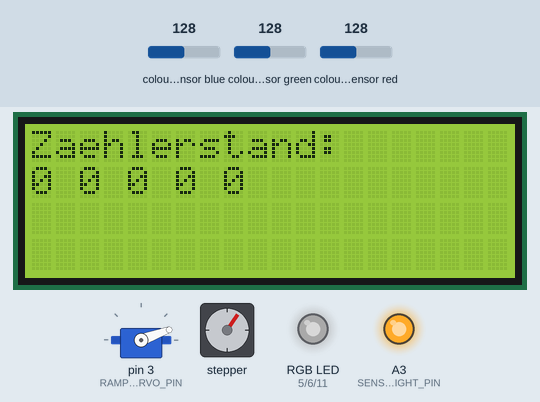
A sketch run on a simulated Arduino Uno, built with avr-gcc and run on an emulated ATmega328P. Shown: 20×4 character LCD, servo, stepper motor, an RGB LED mixed from three pins (HIGH = lit), output pins drawn as LEDs (lit = HIGH). The inputs (shaded band) are chosen by the test bench; at power-on: colour sensor blue 128, colour sensor green 128, colour sensor red 128. Dim RGB values are drawn brighter than linear; stepper angles assume 4096 steps per turn; what the sketch prints to the serial monitor is not drawn.

Above: at 1.4 s.
1.5 s: colour sensor blue set to 5
At 2.99 s:
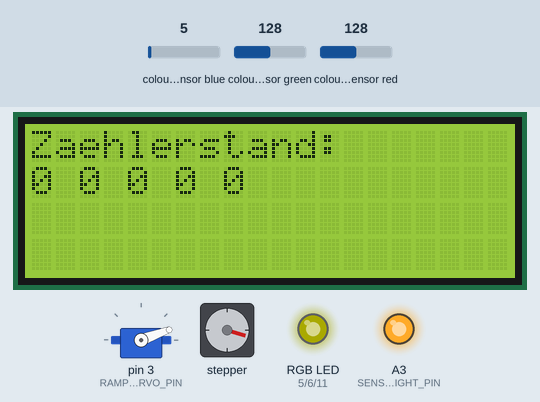
4.0 s: colour sensor green set to 5
At 4.94 s:
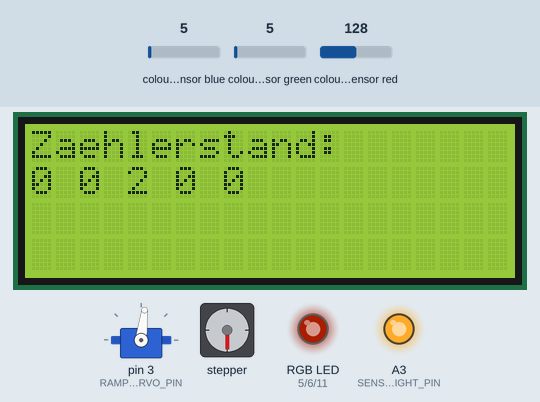
6.9 s: colour sensor red set to 191
At 7.86 s:
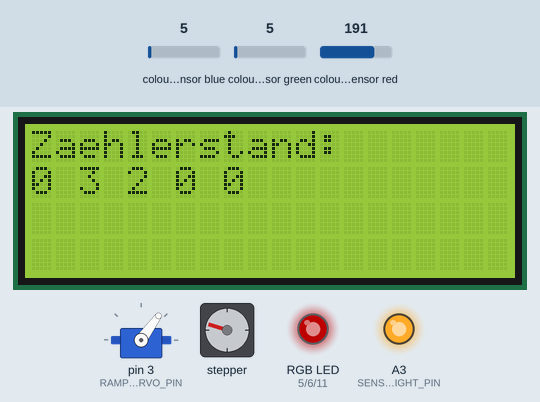
9.5 s: colour sensor blue set to 26
12.1 s: colour sensor blue set to 30
At 13.71 s:
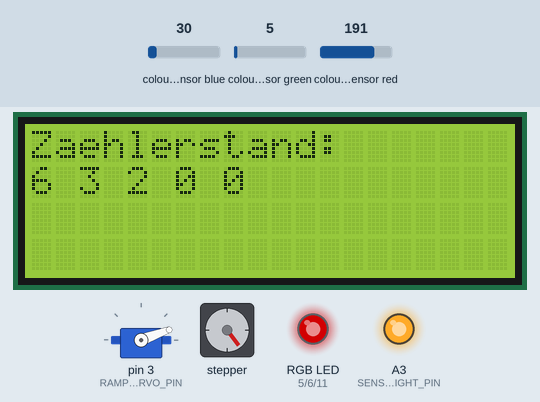
14.7 s: colour sensor green set to 250
At 15.66 s:
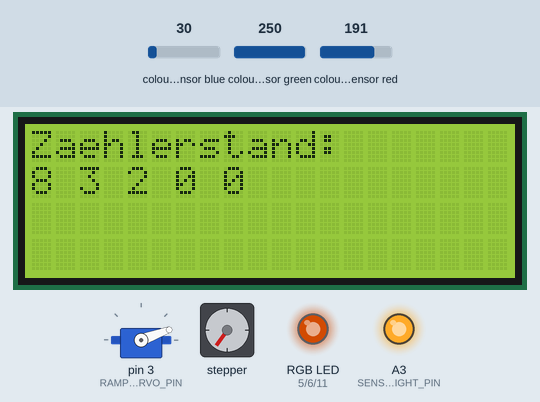
Timing chart, 0 to 20.2 s (numbered marks = the images above; inputs shaded):
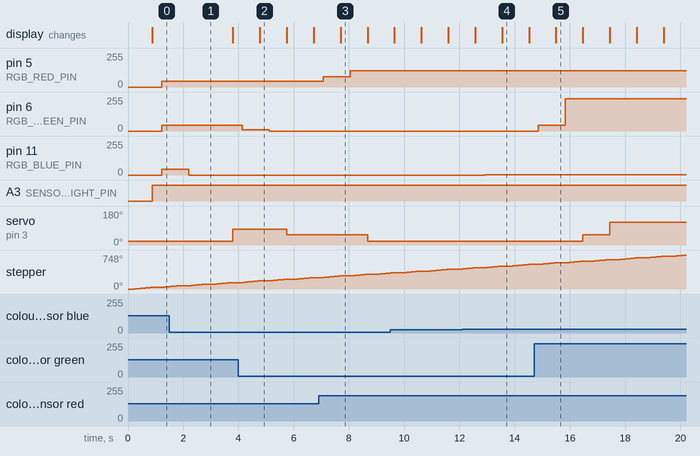

The sketch:

ColorSortingMachine.ino
```cpp
#include "display.h"
#include "transport.h"
#include "rampe.h"
#include "farbsensor.h"

void setup() {
  Serial.begin(115200);

  setupDisplay();
  setupTransport();
  setupRampe();
  setupFarbsensor();
}

void loop() {
  static int farben[2] = { 0 };
  static int zaehler[6] = { 0 };

  dreheScheibe();

  zaehler[farben[0]] ++;
  displayCounter(zaehler);

  stelleRampeAufPosition(farben[0]);

  farben[0] = farben [1];
  farben[1] = leseFarbsensor();

}
```

ColorName.h
```cpp
class ColorName {
  protected:
    String _name;
    byte _id;
    byte _red;
    byte _green;
    byte _blue;

  public:
    ColorName(String name, byte id, byte red, byte green, byte blue){
      _name = name;
      _id = id;
      _red = red;
      _green = green;
      _blue = blue;
    }

    /**
     * @brief Get the red component of the color (0-255)
     *
     * @return byte
     */
    byte getRed(){
      return _red;
    }

    /**
     * @brief Get the green component of the color (0-255)
     *
     * @return byte
     */
    byte getGreen(){
      return _green;
    }

    /**
     * @brief Get the blue component of the color (0-255)
     *
     * @return byte Blue component
     */
    byte getBlue(){
      return _blue;
    }

    /**
     * @brief Get the name of the color
     *
     * @return String The color name
     */
    String getName(){
      return _name;
    }

    byte getId(){
      return _id;
    }

    /**
     * @brief Compute the mean square error between this color and the passed in color
     * See:  https://en.wikipedia.org/wiki/Mean_squared_error
     *
     * @param red
     * @param green
     * @param blue
     * @return long
     */
    long computeMse(byte red, byte green, byte blue) {
      return (long) ((
        (long)(red - _red) * (red - _red) +
        (long)(green - _green) * (green - _green) +
        (long)(blue - _blue) * (blue - _blue)) / 3);
    }

    // gets the closest color from the given red, green, blue values
    static ColorName* getClosestColorName(ColorName colorNames[], unsigned int numColors, byte red, byte green, byte blue){
      //Serial.println((String)"Checking best match for (R, G, B): (" + red + ", " + green + ", " + blue + ")");

      ColorName* _bestMatchColorName = NULL;
      long bestMatchDistance = 65535;
      for(int i = 0; i < numColors; i++){
        ColorName* curColorName = &colorNames[i];
        if(_bestMatchColorName == NULL){
          _bestMatchColorName = &colorNames[0];
        }

        long meanSquareError = curColorName->computeMse(red, green, blue);

        //Serial.println("Match score: " + curColorName->getName() + " with MSE: " + meanSquareError);

        if(meanSquareError < bestMatchDistance){

          _bestMatchColorName = &colorNames[i];
          bestMatchDistance = meanSquareError;
          //Serial.println("New best match: " + _bestMatchColorName->getName() + " with MSE: " + meanSquareError);
        }
      }
      return _bestMatchColorName;
    }
};
```

display.h
```cpp
//YWROBOT
//Compatible with the Arduino IDE 1.0
//Library version:1.1
#include <Wire.h>
#include <LiquidCrystal_I2C.h>

LiquidCrystal_I2C lcd(0x27,20,4);  // set the LCD address to 0x27 for a 16 chars and 2 line display

void setupDisplay()
{
  lcd.init();                      // initialize the lcd
  lcd.init();
  // Print a message to the LCD.
  lcd.backlight();
  lcd.setCursor(0,0);
  lcd.print(" Color Sorting");
  lcd.setCursor(0,1);
  lcd.print("    Machine");
}


void displayCounter(int zaehler[6])
{
  lcd.clear();
  lcd.setCursor(0, 0);
  lcd.print("Zaehlerstand:");
  lcd.setCursor(0, 1);
  lcd.print(zaehler[1], true);
  lcd.print(" ");
  lcd.print(zaehler[2], true);
  lcd.print(" ");
  lcd.print(zaehler[3], true);
  lcd.print(" ");
  lcd.print(zaehler[4], true);
  lcd.print(" ");
  lcd.print(zaehler[5], true);
  lcd.print(" ");

}
```

farbsensor.h
```cpp
#include <Wire.h>
#include <Adafruit_TCS34725.h>
#include "ColorName.h"

#define SENSOR_LIGHT_PIN A3

// Change this to based on whether you are using a common anode or common cathode
// RGB LED. See: https://makeabilitylab.github.io/physcomp/arduino/rgb-led
// If you are working with a common cathode RGB LED, set this to false.
// Note Adafruit sells a common anode design: https://www.adafruit.com/product/159
// but for our courses, we try to purchase common cathodes (as they're more straightforward
// to use).
const boolean COMMON_ANODE = false;
const int DELAY_MS = 200;
const int RGB_RED_PIN = 5;
const int RGB_GREEN_PIN = 6;
const int RGB_BLUE_PIN = 11;
const int MAX_COLOR_VALUE = 255;
const boolean USE_GAMMA_CORRECTION = true;

Adafruit_TCS34725 _colorSensor = Adafruit_TCS34725(TCS34725_INTEGRATIONTIME_50MS, TCS34725_GAIN_4X);

// our RGB -> eye-recognized gamma color
// See: https://learn.adafruit.com/chameleon-scarf/code
byte _gammaTable[256];


// Raw values from https://www.rapidtables.com/web/color/RGB_Color.html
//const int NUM_COLOR_NAMES = 8;
//ColorName _colorNames[NUM_COLOR_NAMES] = {
//  ColorName("Red", 0xFF, 0x00, 0x00),
//  ColorName("Orange", 0xFF, 0xA5, 0x00),
//  ColorName("Yellow", 0xFF, 0xFF, 0x00),
//  ColorName("Green", 0x00, 0xFF, 0x00),
//  ColorName("Blue", 0x00, 0x00, 0xFF),
//  ColorName("Cyan", 0x00, 0xFF, 0xFF),
//  ColorName("Magenta", 0xFF, 0x00, 0xFF),
//  ColorName("Purple", 0x80, 0x00, 0x80)
//};

// Measured values. Change these according to the values measured
// and printed out via Serial.print to the screen
const int NUM_COLOR_NAMES = 6;
ColorName _colorNames[NUM_COLOR_NAMES] = {
  ColorName("None", 0, 115, 85, 60),
  ColorName("Red", 1, 193, 49, 44),
  ColorName("Orange", 2, 159, 65, 38),
  ColorName("Yellow", 3, 119, 96, 41),
  ColorName("Green", 4, 88, 123, 50),
  ColorName("Purple", 5, 150, 74, 61)
};


void setupFarbsensor() {

  // Setup and switch off the sensor light
  pinMode(SENSOR_LIGHT_PIN, OUTPUT);
  digitalWrite(SENSOR_LIGHT_PIN, LOW);

  // Start TCS34725 color sensor
  if (!_colorSensor.begin()) {
    Serial.println("No TCS34725 found ... check your connections");
    while (1); // halt!
  }


  // Set the RGB pins to output
  pinMode(RGB_RED_PIN, OUTPUT);
  pinMode(RGB_GREEN_PIN, OUTPUT);
  pinMode(RGB_BLUE_PIN, OUTPUT);

  // Gamma table code from: https://learn.adafruit.com/chameleon-scarf/code
  // Corrects color output based on human perception
  for (int i = 0; i < 256; i++) {
    float x = i;
    x /= 255;
    x = pow(x, 2.5);
    x *= 255;

    _gammaTable[i] = x;
  }

}

/**
 * Sets the RGB LED color
 */
void setRgbLedColor(int red, int green, int blue)
{
  int gammaRed, gammaGreen, gammaBlue;

  if (USE_GAMMA_CORRECTION == false) {
    // If a common anode LED, invert values
    if (COMMON_ANODE == true) {
      red = MAX_COLOR_VALUE - red;
      green = MAX_COLOR_VALUE - green;
      blue = MAX_COLOR_VALUE - blue;
    }
    analogWrite(RGB_RED_PIN, red);
    analogWrite(RGB_GREEN_PIN, green);
    analogWrite(RGB_BLUE_PIN, blue);
  } else {

    if (COMMON_ANODE == true) {
      gammaRed = MAX_COLOR_VALUE - _gammaTable[red];
      gammaGreen = MAX_COLOR_VALUE - _gammaTable[green];
      gammaBlue = MAX_COLOR_VALUE - _gammaTable[blue];
    } else {
      gammaRed = _gammaTable[red];
      gammaGreen = _gammaTable[green];
      gammaBlue = _gammaTable[blue];
    }

    analogWrite(RGB_RED_PIN, gammaRed);
    analogWrite(RGB_GREEN_PIN, gammaGreen);
    analogWrite(RGB_BLUE_PIN, gammaBlue);
  }

  Serial.print("RAW\tRed:"); Serial.print(red);
  Serial.print(", Green:"); Serial.print(green);
  Serial.print(", Blue:"); Serial.print(blue);
  Serial.println();

  Serial.print("GAMMA\tRed:"); Serial.print(gammaRed);
  Serial.print(", Green:"); Serial.print(gammaGreen);
  Serial.print(", Blue:"); Serial.print(gammaBlue);
  Serial.println();
}

int leseFarbsensor() {

  float sensedRed, sensedGreen, sensedBlue = 0;
  float accuRed, accuGreen, accuBlue;
  accuRed = 0;
  accuGreen = 0;
  accuBlue = 0;

  static float overallRed = 0;
  static float overallGreen = 0;
  static float overallBlue = 0;
  static int numberOfSamples = 0;

#define NUMS_SAMPPLES 2

  digitalWrite(SENSOR_LIGHT_PIN, HIGH);
  for (int i=0; i<NUMS_SAMPPLES; i++) {
    // Read from color sensor

    _colorSensor.setInterrupt(false);      // turn on LED
    delay(60);                    // takes 50ms to read
    _colorSensor.setInterrupt(true);       // turn off LED
    _colorSensor.getRGB(&sensedRed, &sensedGreen, &sensedBlue);

    delay(60);
    accuRed += sensedRed;
    accuGreen += sensedGreen;
    accuBlue += sensedBlue;
  }
  //digitalWrite(SENSOR_LIGHT_PIN, LOW);

  int rawRed = (int)(accuRed/NUMS_SAMPPLES);
  int rawGreen = (int)(accuGreen/NUMS_SAMPPLES);
  int rawBlue = (int)(accuBlue/NUMS_SAMPPLES);

  overallRed += rawRed;
  overallGreen += rawGreen;
  overallBlue += rawBlue;
  numberOfSamples++;

  Serial.print("overall: \t"); Serial.print((int)(overallRed/numberOfSamples));
  Serial.print("\t"); Serial.print((int)(overallGreen/numberOfSamples));
  Serial.print("\t:"); Serial.println((int)(overallBlue/numberOfSamples));


  setRgbLedColor(rawRed, rawGreen, rawBlue);

  // Get the name of closest color and print to serial
  ColorName *closestColorName = ColorName::getClosestColorName(_colorNames,
    NUM_COLOR_NAMES, rawRed, rawGreen, rawBlue);
  Serial.println(closestColorName->getName());

  return closestColorName->getId();
}
```

rampe.h
```cpp
#define ERSTE 20
#define ZWEITE 54
#define DRITTE 83
#define VIERTE 120
#define FUENFTE 160

#define RAMPEN_SERVO_PIN 3
#include <Servo.h>

Servo RampenServo;  // create servo object to control a servo
int winkel[] = { ERSTE, ZWEITE, DRITTE, VIERTE, FUENFTE };

void stelleRampeAufPosition(int pos) {
  if (pos != 0) {
    RampenServo.write(winkel[pos-1]);
  }
}

void setupRampe()
{
  RampenServo.attach(RAMPEN_SERVO_PIN);  // attaches the servo on pin 9 to the servo object
  stelleRampeAufPosition(1);
}
```

transport.h
```cpp
//#define ACCEL 1

#define TRANSPORT_SCHRITTE 4096
#define TRANSPORT_TEILUNG 10
#define motorPin1  7     // IN1 on ULN2003 ==> Blue   on 28BYJ-48
#define motorPin2  8     // IN2 on ULN2004 ==> Pink   on 28BYJ-48
#define motorPin3  9    // IN3 on ULN2003 ==> Yellow on 28BYJ-48
#define motorPin4  10    // IN4 on ULN2003 ==> Orange on 28BYJ-48

#ifdef ACCEL
  #include <AccelStepper.h>
  #define HALFSTEP 8
  // NOTE: The sequence 1-3-2-4 is required for proper sequencing of 28BYJ-48
  AccelStepper ScheibenMotor(HALFSTEP, motorPin1, motorPin3, motorPin2, motorPin4);
#else
  #include <CheapStepper.h>
  CheapStepper ScheibenMotor(motorPin1, motorPin2, motorPin3, motorPin4); //Richtungszuweisung des Motors boolean moveClockwise = true;
  #define RPM 10
#endif

void setupTransport()
{
  #ifdef ACCEL
    ScheibenMotor.setMaxSpeed(400.0);
    ScheibenMotor.setSpeed(300);
    ScheibenMotor.setAcceleration(2000);
    ScheibenMotor.setCurrentPosition(0);
  #else
    ScheibenMotor.setRpm(RPM) ;
  #endif
}

#ifdef ACCEL
void dreheScheibe(){
  static int realPos = 0;
  realPos++;

  if (realPos>10) {
    realPos = 1;
    ScheibenMotor.setCurrentPosition(0);
  }

  int moveTo = map (realPos, 0, TRANSPORT_TEILUNG, 0, TRANSPORT_SCHRITTE);
  Serial.println(moveTo);
  ScheibenMotor.moveTo(moveTo);

  while (ScheibenMotor.distanceToGo() != 0) {
  ScheibenMotor.run();
  }
}
#else
void dreheScheibe(){
  static int realPos = 0;
  realPos++;

  static int lastMoveTo = 0;

  if (realPos>10) {
    realPos = 1;
    lastMoveTo = 0;
  }

  int moveTo = map (realPos, 0, TRANSPORT_TEILUNG, 0, TRANSPORT_SCHRITTE);
  Serial.println(moveTo);

  ScheibenMotor.move(true, moveTo-lastMoveTo);
  lastMoveTo = moveTo;
}

#endif
```

Measured:
- the behaviour switches between 27 and 28 on colour sensor blue (found by bisection; images 3 and 4)
- after the input at 1.5 s, pin 11 (RGB_BLUE_PIN): 45/255 → 0/255 after 0.69 s; servo on pin 3 (RAMPEN_SERVO_PIN): 20° → 83° after 2.3 s
- after the input at 4.0 s, pin 6 (RGB_GREEN_PIN): 45/255 → 8/255 after 0.14 s, → 0/255 0.98 s later; servo on pin 3 (RAMPEN_SERVO_PIN): 83° → 54° after 1.7 s
- after the input at 6.9 s, pin 5 (RGB_RED_PIN): 45/255 → 78/255 after 0.17 s, → 123/255 0.97 s later; servo on pin 3 (RAMPEN_SERVO_PIN): 54° → 20° after 1.8 s
- after the input at 12.1 s, pin 11 (RGB_BLUE_PIN): 0/255 → 1/255 after 0.81 s
- after the input at 14.7 s, pin 6 (RGB_GREEN_PIN): 0/255 → 44/255 after 0.16 s, → 242/255 0.97 s later; servo on pin 3 (RAMPEN_SERVO_PIN): 20° → 54° after 1.8 s, → 120° 0.97 s later
